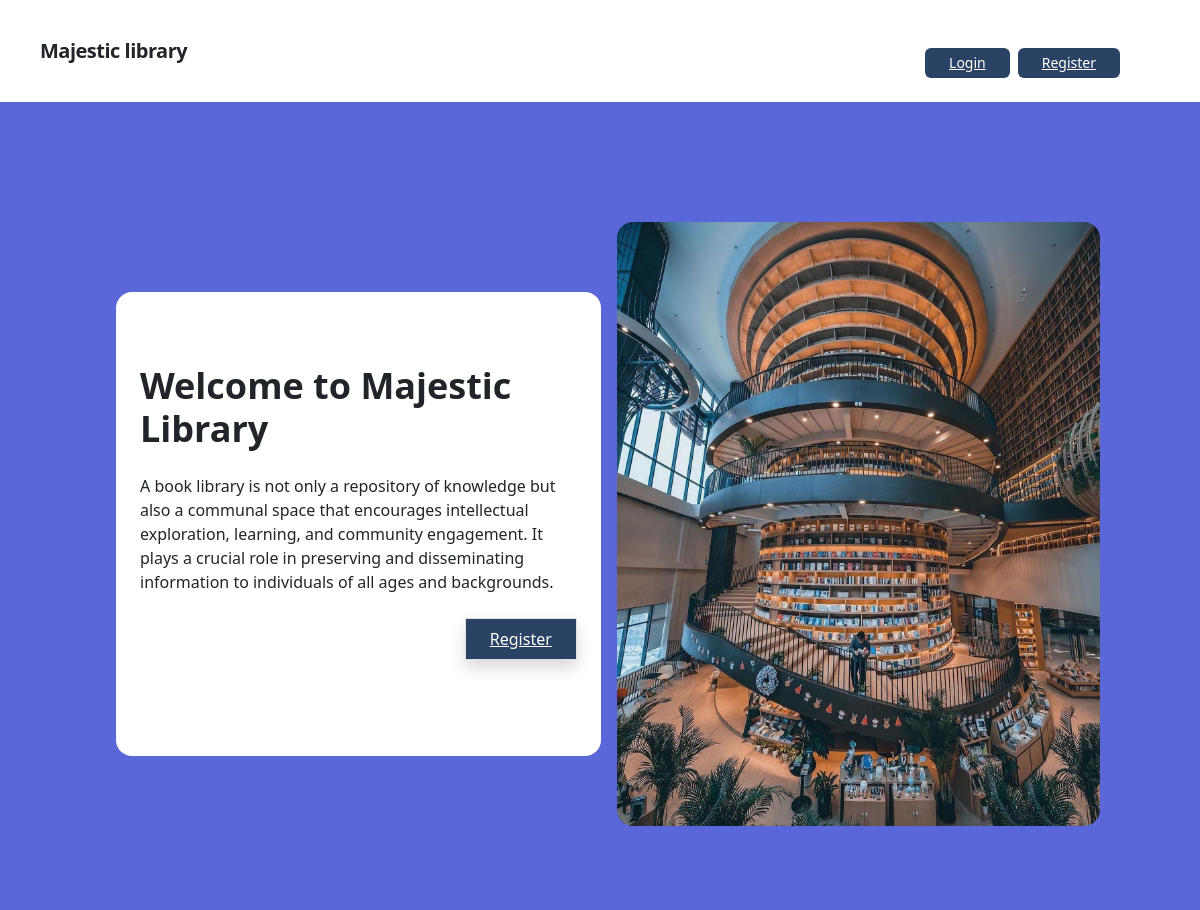
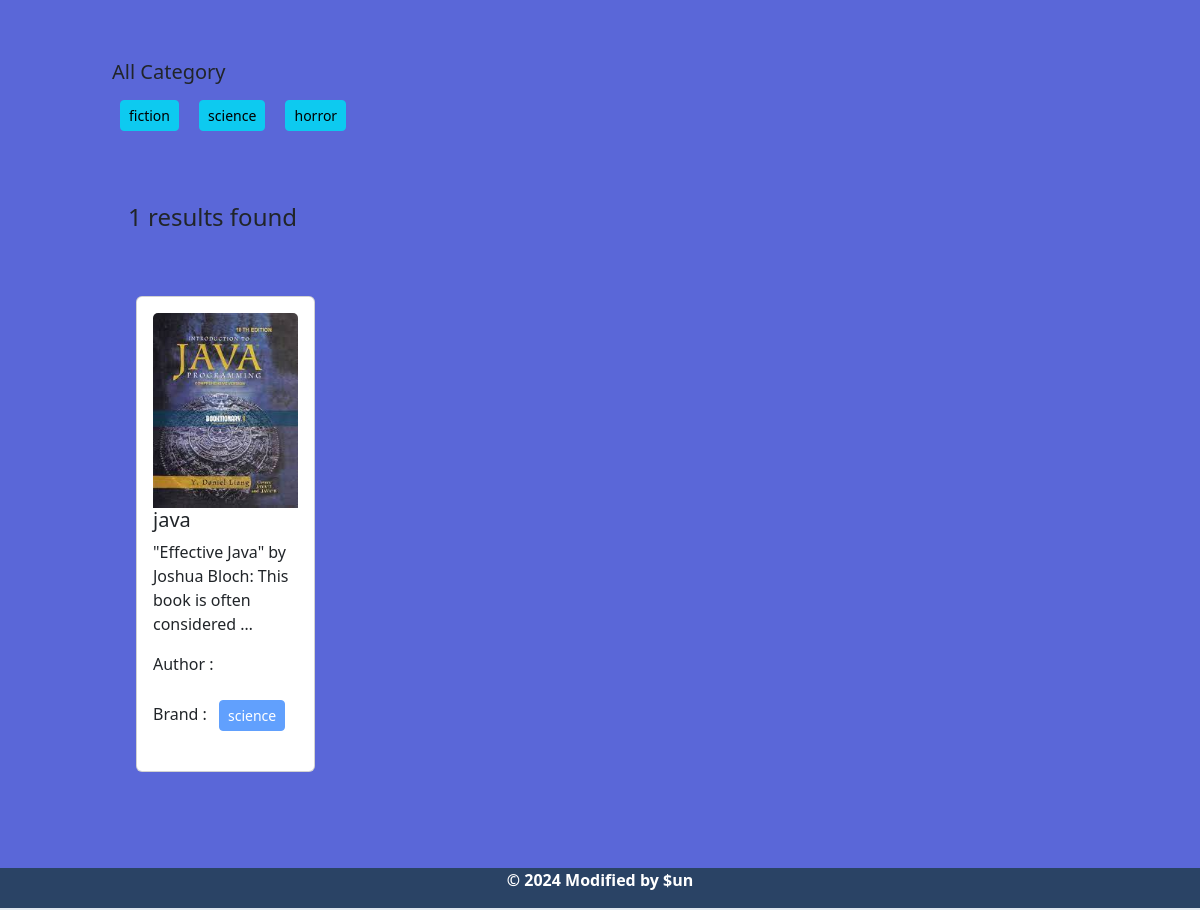
The page / on the database its author committed (2 pictures, top to bottom).
### category/models.py (models this page shows, shortened)
class Category(models.Model):
    name = models.CharField(max_length=100)
    slug = models.SlugField(max_length=100,unique=True, null=True, blank=True)

### book/models.py (models this page shows, shortened)
class Book(models.Model):
    name = models.CharField(max_length=50)
    description = models.TextField()
    category = models.ForeignKey(Category,on_delete=models.CASCADE)
    price = models.IntegerField()
    author = models.ForeignKey(User, on_delete=models.CASCADE)
    image = models.ImageField(upload_to='car/media/uploads/', blank = True, null = True)
    quantity = models.IntegerField(blank = True, null = True)

### core/views.py (the view)
# urls.py: 2. Add a URL to urlpatterns:  path('', views.home, name='home')
def home(request, category_slug = None):
    data = Book.objects.all()
    if category_slug is not None:
        category = Category.objects.get(slug = category_slug)
        data = Book.objects.filter(category  = category)
    category = Category.objects.all()
    return render(request, 'index.html', {'data' : data, 'category' : category})

### core/templates/index.html
{% extends 'base.html' %}
{% load static %}
{% block head_title %}Library Management System{% endblock %} {% block content %}
<div class="container mx-auto flex flex-col md:flex-row items-center my-12 md:my-24">
    <div class="flex flex-col w-full lg:w-1/2 justify-center items-start pt-12 pb-24 px-6 bg-white rounded-2xl bg-opacity-70 mx-3">
        <h1 class="font-bold text-4xl my-4">Welcome to Majestic Library</h1>
        <p class="leading-normal mb-4">
            A book library is not only a repository of knowledge but also a communal space that encourages intellectual exploration, learning, and community engagement. It plays a crucial role in preserving and disseminating information to individuals of all ages and backgrounds.
        </p>
        <div class="flex justify-end w-full">
            <a href="{% url 'register' %}" class="bg-blue-900 text-white rounded-none hover:bg-white hover:text-blue-900 hover:border-blue-900 shadow hover:shadow-lg py-2 px-4 border border-gray-900 hover:border-transparent">Register</a>
        </div>
    </div>
    <div class="w-full lg:w-1/2 lg:py-6 text-center ">
        <img class ="rounded-2xl" src ="{% static './img/library.jpg' %}"/>
    </div>
</div>
<div class="p-4">
  <h5>All Category</h5>
    {% for cat in category %}
<a href="{% url 'category_wise_post' cat.slug %}" class="btn btn-info btn-sm m-2" class="text-decoration-none text-dark" >{{cat.name}}</a>
 {% endfor %}
</div>
<div class="d-flex flex-wrap p-4">
  <div class="col-10 p-3">
    <h4>{{data | length}} results found</h4>
    <div class="d-flex flex-wrap pt-5">
      {% for book in data %}
      <div class="col-sm-3">
        <div class="card m-2">
          <div class="card-body">
            <img src="{{book.image.url}}" class="card-img-top" alt="...">
            <h5 class="card-title"><a href="{% url 'detail_book' book.id %}" class="text-decoration-none text-dark">{{book.name}}</a></h5>
            <p class="card-text">{{book.description |truncatewords:10}}</p>
            <p>Author : {{book.author.first_name}} {{book.author.last_name}}</p>
            <p>
              Brand :
              <button class="btn btn-primary btn-sm m-2" disabled>
                {{ book.category.name }}
              </button>
            </p>
          </div>
        </div>
      </div>
      {% endfor %}
    </div>
  </div>
</div>
{% endblock %}

### rows shown on the page
Category: name "fiction"
Category: name "science"
Category: name "horror"
Book: image (picture), name "java", description "\"Effective Java\" by Joshua Bloch: This book is often considered …", category.name "science"

### other values the page prints
{{ data | length }} "1"
